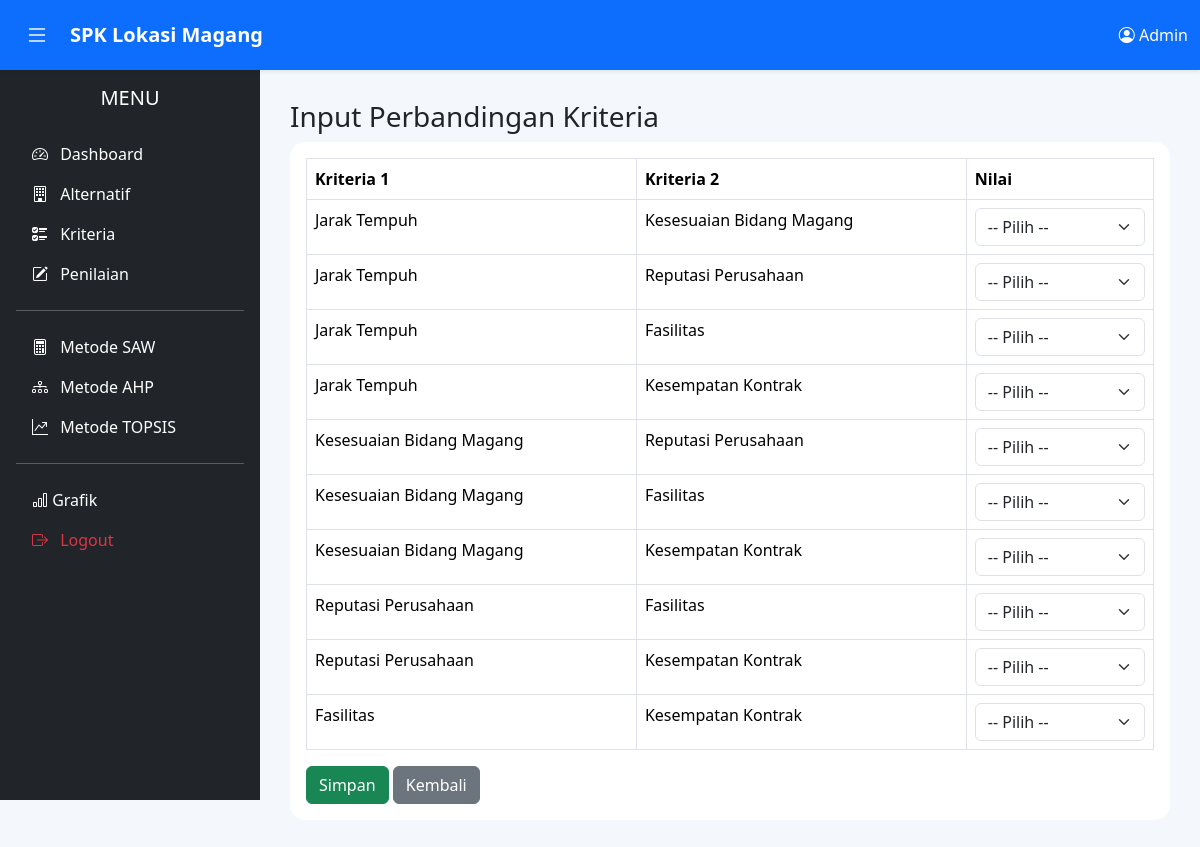
Screenshot of /View/Metode AHP/input.php (signed in) with the database file from the repository.
### tables this page shows
CREATE TABLE `kriteria` (
  `id_kriteria` int NOT NULL,
  `kode` varchar(5) DEFAULT NULL,
  `nama_kriteria` varchar(100) DEFAULT NULL,
  `atribut` enum('benefit','cost') DEFAULT NULL,
  `bobot` decimal(5,2) DEFAULT NULL
);

### View/Metode AHP/input.php (the view, shortened to what this page needs)
<?php
include "../../Connection/Koneksi.php";
include "../Template/Header.php";
include "../Template/Navbar.php";
include "../Template/Sidebar.php";
$kriteria = mysqli_query($conn, "
SELECT *
FROM kriteria
ORDER BY id_kriteria ASC
");
$data = [];
while ($row = mysqli_fetch_assoc($kriteria)) {
    $data[] = $row;
}
?>
<div class="main-content">
    <div class="page-heading">
        <h3>Input Perbandingan Kriteria</h3>
    </div>
    <div class="card">
        <div class="card-body">
            <form action="../../Functions/AHP/proses_input.php" method="POST">
                <table class="table table-bordered">
                    <thead>
                        <tr>
                            <th>Kriteria 1</th>
                            <th>Kriteria 2</th>
                            <th>Nilai</th>
                        </tr>
                    </thead>
                    <tbody>
                        <?php
                        for ($i = 0; $i < count($data); $i++):
                            for ($j = $i + 1; $j < count($data); $j++):
                        ?>
                                <tr>
                                    <td>
                                        <?= $data[$i]['nama_kriteria']; ?>
                                    </td>
                                    <td>
                                        <?= $data[$j]['nama_kriteria']; ?>
                                    </td>
                                    <td>
                                        <select
                                            name="nilai[]"
                                            class="form-select"
                                            required>
                                            <option value="">-- Pilih --</option>
                                        </select>
                                    </td>
                                </tr>
                        <?php
                            endfor;
                        endfor;
                        ?>
                    </tbody>
                </table>
                <button
                    type="submit"
                    class="btn btn-success">
                    Simpan
                </button>
                <a
                    href="index.php"
                    class="btn btn-secondary">
                    Kembali
                </a>
            </form>
        </div>
    </div>
</div>
<?php include "../Template/Footer.php"; ?>

### Assets/css/style.css (style rules this page uses)
body { overflow-x:hidden; background:#f4f7fb; }
.main-content { margin-left:260px; margin-top:70px; padding:30px; }
.card { border:none; border-radius:15px; }

### rows the page displays
kriteria: nama_kriteria "Jarak Tempuh"
kriteria: nama_kriteria "Kesesuaian Bidang Magang"
kriteria: nama_kriteria "Reputasi Perusahaan"
kriteria: nama_kriteria "Fasilitas"
kriteria: nama_kriteria "Kesempatan Kontrak"

### other values shown
$_SESSION['nama'] "Admin"
